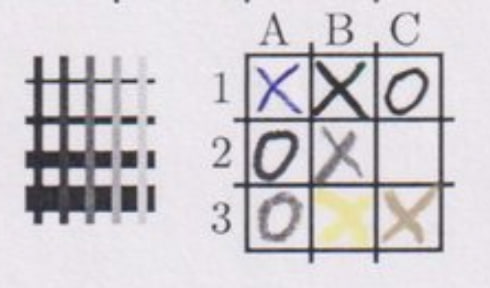
#> input picture origin.jpg, 490 x 288 px
$ jupyter execute --allow-errors notebook.ipynb
#> lines starting #> are read from the running program, lines starting #| are printed output that depends on the picture; after the words box and inside, x2 and y2 are one past the last pixel; in counts of white or black regions, pixels touching at a corner belong together
[cell 1]
import numpy as np
import cv2 as cv
import matplotlib.pyplot as plt
import seaborn as sns

[cell 2]
def count_mass(p, triple):
    m = np.eye(3)
    m[0][0] = triple[0][0]
    m[0][1] = triple[1][0]
    m[0][2] = triple[2][0]
    m[1][0] = triple[0][1]
    m[1][1] = triple[1][1]
    m[1][2] = triple[2][1]
    m[2] = np.ones(3)
    b = np.array([p[0], p[1], 1])
    return np.linalg.inv(m) @ b

[cell 3]
def is_inside(p, p1, p2, p3):
    try:
        mass = count_mass(p, [p1, p2, p3])
    except:
        return False
    return np.all(0 <= mass) and np.all(mass <= 1)

[cell 4]
def get_ordered_list(l, point):
    l_copy = l.tolist()
    l_copy.sort(key = lambda p: (p[0] - point[0])**2 + (p[1] - point[1])**2)
    return l_copy

[cell 5]
# если треугольника не нашлось, возвращает None
def find_triangle(l, point):
    ord_l = l.tolist()
    ord_l.sort(key = lambda p: (p[0] - point[0])**2 + (p[1] - point[1])**2)
    arr = [(p[0] - point[0])**2 + (p[1] - point[1])**2 for p in l]
    args = np.argsort(arr)
    for index_3 in range(2, len(l)):
        for index_1 in range(0, index_3):
            for index_2 in range(index_1, index_3):
                if is_inside(point, ord_l[index_1], ord_l[index_2], ord_l[index_3]):
                    return [args[index_1], args[index_2], args[index_3]]
    return None

[cell 6]
#собственно функция построения образов по эталонным парам
def f(X, Y, point):
    neighbors_index = find_triangle(X, point)
    if neighbors_index is None:
        return None, None
    m1, m2, m3 = count_mass(point, X[neighbors_index])
    a, b, c = Y[neighbors_index]
    return tuple(map(sum, zip(a * m1, b * m2, c * m3))), neighbors_index

Протестируем функцию на рандомно сгенерированных множествах. Синие точки - эталонные, они поворачиваются на $10^{\circ}$. Образы красных точек получаем с помощью функции f по синим точкам.

[cell 7]
size = 300
N = 50

rng = np.random.default_rng()
base_points = rng.integers(low=30, high=size, size=(N, 2))
test_points = rng.integers(low=50, high=size - 20, size=(N // 5, 2))

[cell 8]
theta = np.radians(10)
c, s = np.cos(theta), np.sin(theta)
R = np.array(((c, -s), (s, c)))

rotated_base_points = (R @ base_points.T).T

rotated_base_points = rotated_base_points * [1, 0.7]

rotated_base_points = np.array(np.round_(rotated_base_points), dtype='int')

[cell 9]
def draw_triangle(img, points, indexes):
    p1 = points[indexes[0]]
    p2 = points[indexes[1]]
    p3 = points[indexes[2]]
    cv.line(img,p1,p2,(0,255,0),1)
    cv.line(img,p1,p3,(0,255,0),1)
    cv.line(img,p2,p3,(0,255,0),1)

[cell 10]
img = np.ones((size,size,3), dtype=np.uint8) * 255
rotated_img = np.ones((size,size,3), dtype=np.uint8) * 255

for point in base_points:
    cv.circle(img, (point[0],point[1]), radius=3, color=(0, 0, 255), thickness=-1)
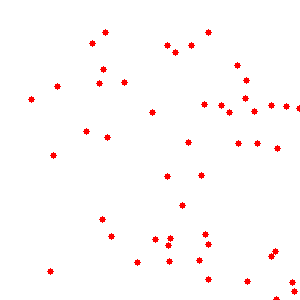
#> img: shape (300, 300, 3); mean of channels 0, 1, 2 251, 251, 255; drawn as B, G, R

for point in rotated_base_points:
    cv.circle(rotated_img, (point[0],point[1]), radius=3, color=(0, 0, 255), thickness=-1)
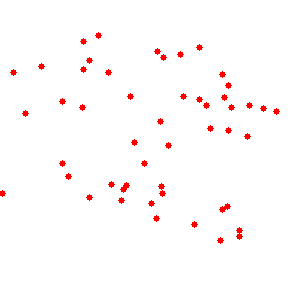
#> rotated_img: shape (300, 300, 3); mean of channels 0, 1, 2 250.9, 250.9, 255; drawn as B, G, R

for point in test_points:
    cv.circle(img, (point[0],point[1]), radius=3, color=(255, 0, 0), thickness=-1)
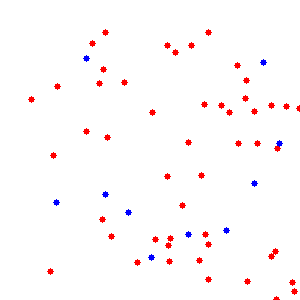
#> img: shape (300, 300, 3); 0.32% of pixels changed, all inside (x1, y1, x2, y2) = (53, 55, 283, 261); drawn as B, G, R

[cell 11]
fig, axarr = plt.subplots(1, 2, figsize=(15, 8))
axarr[0].imshow(img)
axarr[1].imshow(rotated_img)
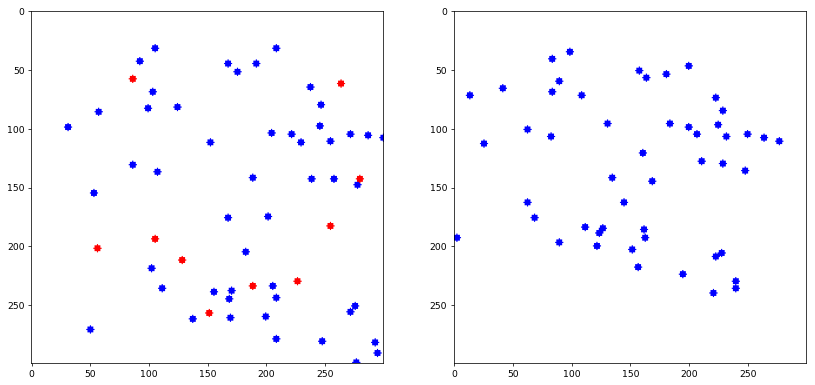
#> figure drawn by matplotlib, 2 panels

[cell 12]
test_points_f = []
triangle_neighbours = []

for test_point in test_points:
    test_point_f, neighbours = f(base_points, rotated_base_points, test_point)
    test_points_f.append(test_point_f)
    triangle_neighbours.append(neighbours)

img = np.ones((size,size,3), dtype=np.uint8) * 255
rotated_img = np.ones((size,size,3), dtype=np.uint8) * 255

for point in base_points:
    cv.circle(img, (point[0],point[1]), radius=3, color=(0, 0, 255), thickness=-1)

for point in rotated_base_points:
    cv.circle(rotated_img, (point[0],point[1]), radius=3, color=(0, 0, 255), thickness=-1)

#> (the rest of this cell did not finish here and is left out)

[cell 13]
fig, axarr = plt.subplots(1, 2, figsize=(15, 8))
axarr[0].imshow(img)
axarr[1].imshow(rotated_img)

$\vec{p} = m_1 \vec{r}_1 + m_2 \vec{r}_2 + m_3 \vec{r}_3$

$m_1 + m_2 + m_3 = 1$

$f(\vec{p}) = m_1 f(\vec{r}_1) + m_2 f(\vec{r}_2) + m_3 f(\vec{r}_3)$

$f$ - аффинное преобразование

_Комментарий._ Видим, что образы соотвестствуют реальному преобразованию, значит функция работает корректно.

Теперь запустим функцию на картинках _origin.jpg_ и _rec.jpg_. Эталонные соответствия находятся в файле _dot_pairs.csv_ Для примера будем работать не со всеми найденными парами, а только с N = 20 у которых наименьший distance.

Загрузим эталонные соответствия из файла и построим образы найденных sift-ом точек на _origin.jpg_

[cell 14]
import pandas as pd

#> (the rest of this cell did not finish here and is left out)

[cell 15]
X = []
Y = []

#> (the rest of this cell did not finish here and is left out)

Посмотрим на эталонные точки:

[cell 16]
fig, axarr = plt.subplots(1, 2, figsize=(15, 8))

img_1 = cv.imread("origin.jpg")
#> img_1 is the input picture: shape (288, 490, 3); mean B, G, R 207.5, 202.5, 206.7
img_1 = cv.cvtColor(img_1, cv.COLOR_BGR2RGB)

for p in X:
    cv.circle(img_1, p, 5, (255, 0, 0), -1)

axarr[0].imshow(img_1)

img_2 = 255 - cv.imread("rec.jpg")
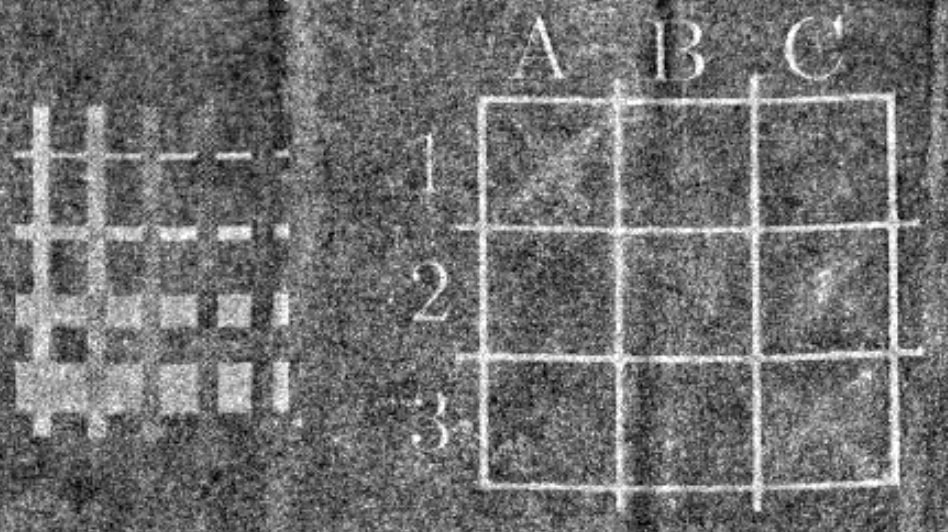
#> input picture rec.jpg, 948 x 532 px
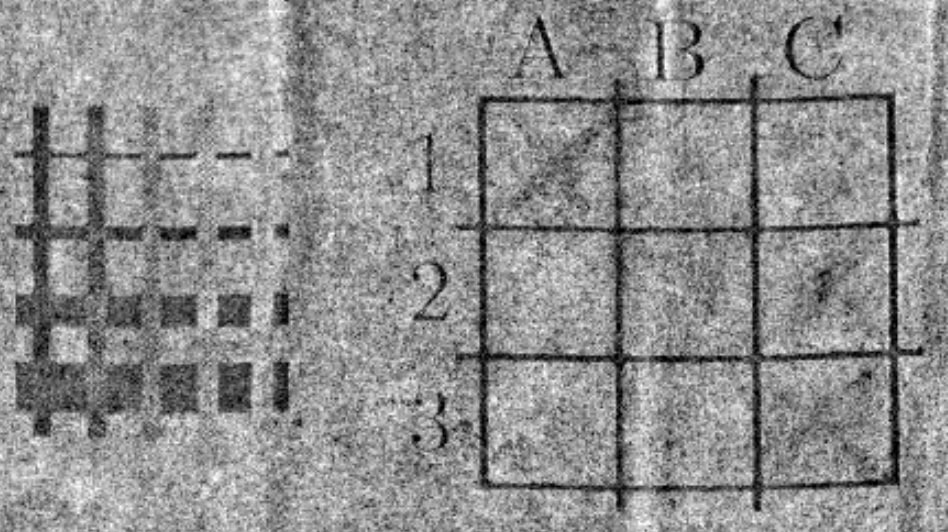
#> img_2: shape (532, 948, 3); min 0, max 255, mean 143
img_2 = cv.cvtColor(img_2, cv.COLOR_BGR2RGB)

for p in Y:
    cv.circle(img_2, p, 10, (255, 0, 0), -1)

axarr[1].imshow(img_2)

Наконец построим образы точек, найденных sift-ом и посмотрим, насколько они близки к сопоставленным им точкам.

[cell 17]
import numpy as np
import cv2 as cv
import matplotlib.pyplot as plt

img1 = cv.imread('origin.jpg', cv.IMREAD_GRAYSCALE)
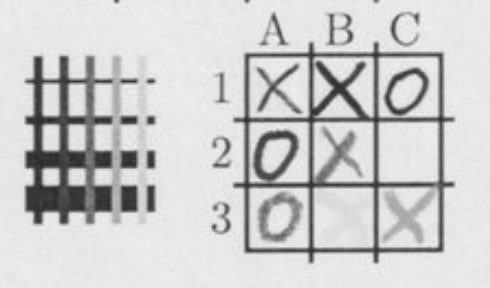
#> img1: shape (288, 490); min 39, max 245, mean 204.2
img2 = 255 - cv.imread('rec.jpg', cv.IMREAD_GRAYSCALE)
#> img2: shape (532, 948); min 0, max 255, mean 143

sift = cv.SIFT_create(sigma=6.6, nOctaveLayers=2, edgeThreshold=500)

kp1, des1 = sift.detectAndCompute(img1,None)
#> kp1 = 138 keypoints; strongest (x, y, size): (39, 200, 20.1), (37, 159, 14.5), (51, 140, 11.8), (37, 120, 11.7)
kp2, des2 = sift.detectAndCompute(img2,None)
#> kp2 = 448 keypoints; strongest (x, y, size): (283, 231, 9), (700, 64, 8.1), (245, 232, 8.6), (41, 115, 12.7)

bf = cv.BFMatcher()

matches = bf.match(des1,des2)
#> matches = 138 matches

matches = sorted(matches, key = lambda x:x.distance)
pairs = [ (kp1[match.queryIdx].pt, kp2[match.trainIdx].pt) for match in matches ]
#> pairs = 138 items

N = 30

img3 = cv.drawMatches(img1,kp1,img2,kp2,matches[:N],None,flags=cv.DrawMatchesFlags_NOT_DRAW_SINGLE_POINTS)
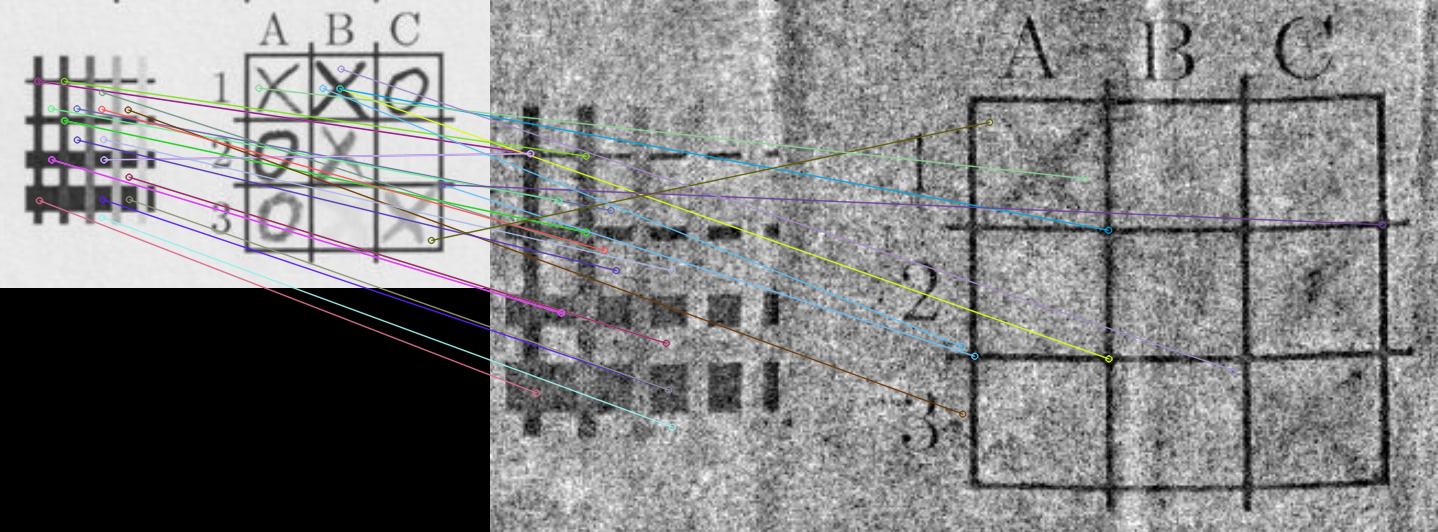
#> img3: shape (532, 1438, 3); mean of channels 0, 1, 2 131.7, 131.3, 131.2; drawn as B, G, R

plt.figure(figsize =(15, 8))

plt.imshow(img3),plt.show()

[cell 18]
dist = [x.distance for x in matches]
#> dist = 138 values from 155.3 to 416

plt.plot(dist)
plt.title('Расстояние между дескрипторами')
plt.xlabel('Номер пары')
plt.show()
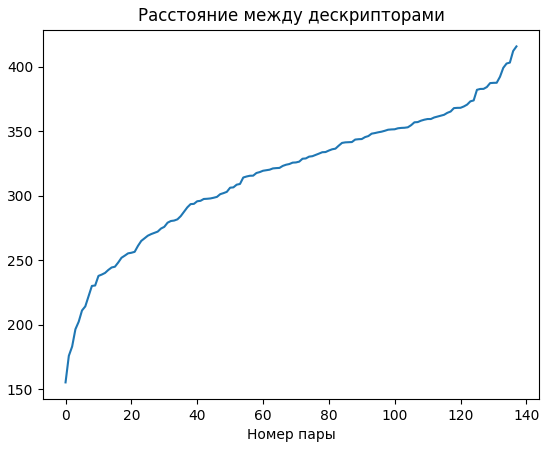
#> figure drawn by matplotlib, 1 panel; curve peaks at x = 137, y = 416

[cell 19]
keypoints_x = [ pair[0] for pair in pairs[:N] ]
#> keypoints_x = 30 pairs, first value 37.65 to 441.9, second value 68.56 to 240
keypoints_y = [ pair[1] for pair in pairs[:N] ]
#> keypoints_y = 30 pairs, first value 40.1 to 891.9, second value 121.8 to 426.5

keypoints_x_im = []
#> (the rest of this cell did not finish here and is left out)

[cell 20]
def get_color(mist):
    c_true = np.array([0, 255, 0])
    c_false = np.array([255,0,0])
    k = mist / 100
    k = min(k, 1)
    a, b, c = c_true * (1 - k) + k * c_false
    return (int(a), int(b), int(c))

get_color(0)

[cell 21]
from PIL import Image

img_2 = 255 - cv.imread("rec.jpg")

M = 30

for p, true_p in zip(keypoints_y[:M], keypoints_x_im[:M]):
    if true_p is None:
        continue
    round_p = (int(p[0]), int(p[1]))
    round_true_p = (int(true_p[0]), int(true_p[1]))

    curr_mist = np.linalg.norm(np.array(p) - np.array(true_p))
    color = get_color(curr_mist)

    cv.drawMarker(img_2, round_p, color=color, thickness=3,
        markerType= cv.MARKER_CROSS, line_type=cv.LINE_AA, markerSize=12)
    cv.drawMarker(img_2, round_true_p, color=color, thickness=3,
        markerType= cv.MARKER_TILTED_CROSS, line_type=cv.LINE_AA, markerSize=10)
    cv.line(img_2,round_p,round_true_p,color,2)
#> this loop made 0 passes

plt.figure(figsize =(15, 8))
img = Image.fromarray(img_2)
plt.imshow(img_2)

На картинке выше красным изображены точки, полученные sift-ом на картинке _rec.jpg_, а зелёным - образы первых элементов из их пар, полученные на основе эталонных соответствий с помощью функции f.

В качестве ошибки возьмем евклидово расстояние между особой точкой на втором изображении и образом её пары (длина жёлтой линии между красным и зелёным крестиком).

[cell 22]
mist = []
vec_mist = np.array([0, 0], dtype='float')

for p, true_p in zip(keypoints_y, keypoints_x_im):
    if true_p is None:
        continue
    vec_mist += (np.array(p) - np.array(true_p))
    mist.append(np.linalg.norm(np.array(p) - np.array(true_p)))
#> after the loop, mist = []; vec_mist = [0, 0]

vec_mist /= N

Помимо обыкновенной была посчитана средняя векторная ошибка (сумма всех $\vec{p} - \vec{p}_{true}$, делённая на N)

Соотвественно можно утверждать, что систематического отклонения в какую-то сторону нет, так как размеры самого изображения как минимум в 25 раз превосходят среднюю векторную ошибку.

Построим график средней ошибки на первых $n$ лучших по близости дескрипторов парах в зависимости от $n$.

[cell 23]
def get_mist(sigma, N, X, Y):
    img1 = cv.imread('origin.jpg', cv.IMREAD_GRAYSCALE)
    img2 = 255 - cv.imread('rec.jpg', cv.IMREAD_GRAYSCALE)

    sift = cv.SIFT_create(sigma=sigma, nOctaveLayers=3)

    kp1, des1 = sift.detectAndCompute(img1,None)
    kp2, des2 = sift.detectAndCompute(img2,None)

    bf = cv.BFMatcher()

    matches = bf.match(des1,des2)

    matches = sorted(matches, key = lambda x:x.distance)
    pairs = [ (kp1[match.queryIdx].pt, kp2[match.trainIdx].pt) for match in matches ]

    keypoints_x = [ pair[0] for pair in pairs[:N] ]
    keypoints_y = [ pair[1] for pair in pairs[:N] ]

    keypoints_x_im = []
    for point in keypoints_x:
        x_im, _ = f(X, Y, point)
        keypoints_x_im.append(x_im)

    mist = []

    for p, true_p in zip(keypoints_y, keypoints_x_im):
        if true_p is None:
            continue
        mist.append(np.linalg.norm(np.array(p) - np.array(true_p)))
    return mist

[cell 24]
sigmas = [4, 7, 10]
legend = []

plt.figure(figsize=(15, 8))
#> (the rest of this cell did not finish here and is left out)

#> in get_mist, `kp1, des1 = sift.detectAndCompute(img1,None)`: kp1 = 431 keypoints; strongest (x, y, size): (51, 177, 11.3), (129, 159, 11), (130, 120, 7.6), (38, 62, 7.2)
#> in get_mist, `kp2, des2 = sift.detectAndCompute(img2,None)`: kp2 = 1742 keypoints; strongest (x, y, size): (416, 438, 5.6), (416, 276, 4.8), (757, 506, 6.1), (892, 195, 6.3)
#> in get_mist, `matches = bf.match(des1,des2)`: matches = 431 matches
#> in get_mist, `pairs = [ (kp1[match.queryIdx].pt, kp2[match.trainIdx].pt) for match i..`: pairs = 431 items
#> in get_mist, `keypoints_x = [ pair[0] for pair in pairs[:N] ]`: keypoints_x = 100 pairs, first value 30.66 to 446.9, second value 18.01 to 249.4
#> in get_mist, `keypoints_y = [ pair[1] for pair in pairs[:N] ]`: keypoints_y = 100 pairs, first value 40.1 to 901, second value 24.44 to 495
#> the loop in get_mist, `for point in keypoints_x:` made 1 pass
#> point on pass 1: (50.74, 92.73)
#> after the loop in get_mist, `for point in keypoints_x:`: keypoints_x_im = []
    cum_av_mist = np.cumsum(mist) / (np.arange(len(mist)) + 1)
    legend.append(fr"$\sigma=${sigma}")
    plt.plot(cum_av_mist)

plt.xlabel('N')
plt.ylabel('Средняя ошибка')
plt.title('Средняя ошибка на первых N лучших парах')
plt.legend(legend)
plt.show()

[cell 25]
fig, axarr = plt.subplots(3, 1, figsize=(15, 10))

#> (the rest of this cell did not finish here and is left out)

#> in get_mist (call 2), `kp1, des1 = sift.detectAndCompute(img1,None)`: kp1 = 154 keypoints; strongest (x, y, size): (51, 177, 11.3), (129, 159, 11), (77, 177, 11.4), (151, 161, 7.9)
#> in get_mist (call 2), `kp2, des2 = sift.detectAndCompute(img2,None)`: kp2 = 525 keypoints; strongest (x, y, size): (700, 63, 8.5), (245, 232, 8.8), (41, 115, 13.2), (188, 233, 10.5)
#> in get_mist (call 2), `matches = bf.match(des1,des2)`: matches = 154 matches
#> the loop in get_mist, `for point in keypoints_x:` made 1 pass
#> point on pass 1: (50.8, 93.07)
mist_20 = np.array(get_mist(7, 20, X, Y))
mist_40 = np.array(get_mist(7, 40, X, Y))

plt.figure(figsize=(15, 15))

axarr[0].hist(mist_10, bins=50)
axarr[0].set_title('Гистограмма ошибок на 10 первых парах')
axarr[1].hist(mist_20, bins=50)
axarr[1].set_title('Гистограмма ошибок на 20 первых парах')
axarr[2].hist(mist_40, bins=50)
axarr[2].set_title('Гистограмма ошибок на 40 первых парах')

plt.show()

[cell 26]
fig, axarr = plt.subplots(2, 2, figsize=(15, 8))

grid = np.linspace(6, 8, 20)
#> grid = 20 values from 6 to 8

def get(n, grid):
    mist_arr = []
    for sigma in grid:
        mist = get_mist(sigma, n, X, Y)
        mist_arr.append(np.sum(np.array(mist) < 14))
    return mist_arr

#> (the rest of this cell did not finish here and is left out)

#> in get_mist (call 3), `kp1, des1 = sift.detectAndCompute(img1,None)`: kp1 = 232 keypoints; strongest (x, y, size): (51, 177, 11.3), (129, 159, 11), (77, 177, 11.4), (130, 120, 7.5)
#> in get_mist (call 3), `kp2, des2 = sift.detectAndCompute(img2,None)`: kp2 = 681 keypoints; strongest (x, y, size): (283, 231, 9.4), (700, 63, 8.5), (245, 232, 8.8), (894, 391, 6.9)
#> in get_mist (call 3), `matches = bf.match(des1,des2)`: matches = 232 matches
#> the loop in get_mist, `for point in keypoints_x:` made 1 pass
#> point on pass 1: (50.85, 70.46)
axarr[0, 0].set_title('10')
axarr[0, 1].plot(grid, get(25, grid))
axarr[0, 1].set_title('25')
axarr[1, 0].plot(grid, get(50, grid))
axarr[1, 0].set_title('50')
axarr[1, 1].plot(grid, get(100, grid))
axarr[1, 1].set_title('100')

fig.suptitle('Число верных соотвествий среди первых N точек')
plt.show()

Ниже все те же вычисления приведены для повернутого на 90 градусов изображения. Сразу скажу, что __почти ничего в статистиках не поменялось__, что вполне ожидаемо, так как SIFT устойчив к поворотам.

[cell 27]
X = []
Y = []

img1 = cv.imread('origin.jpg', cv.IMREAD_GRAYSCALE)
l = img1.shape[1]
#> l = 490

#> (the rest of this cell did not finish here and is left out)
